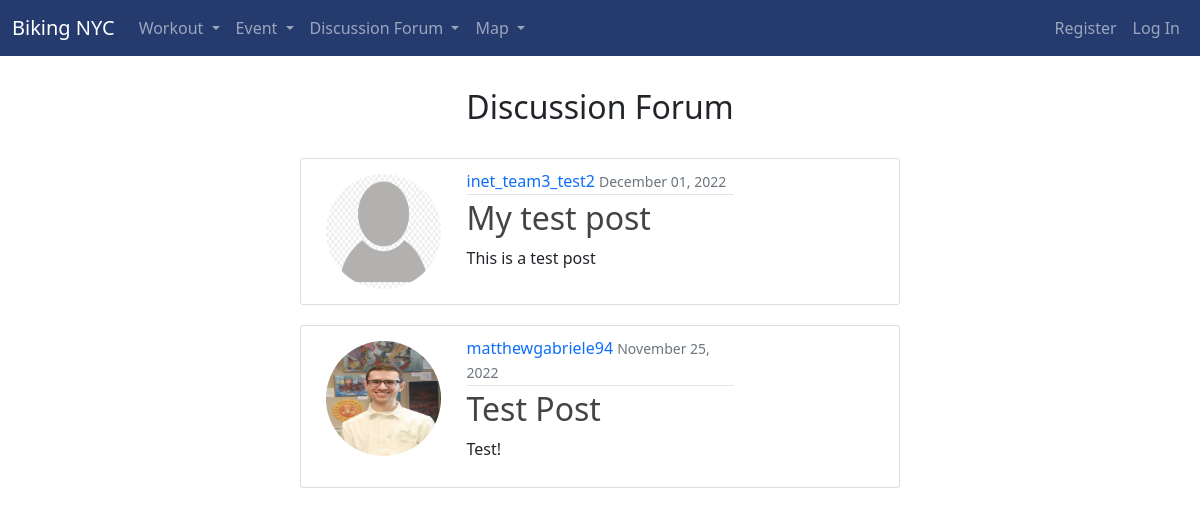
The app's page /post, older data.
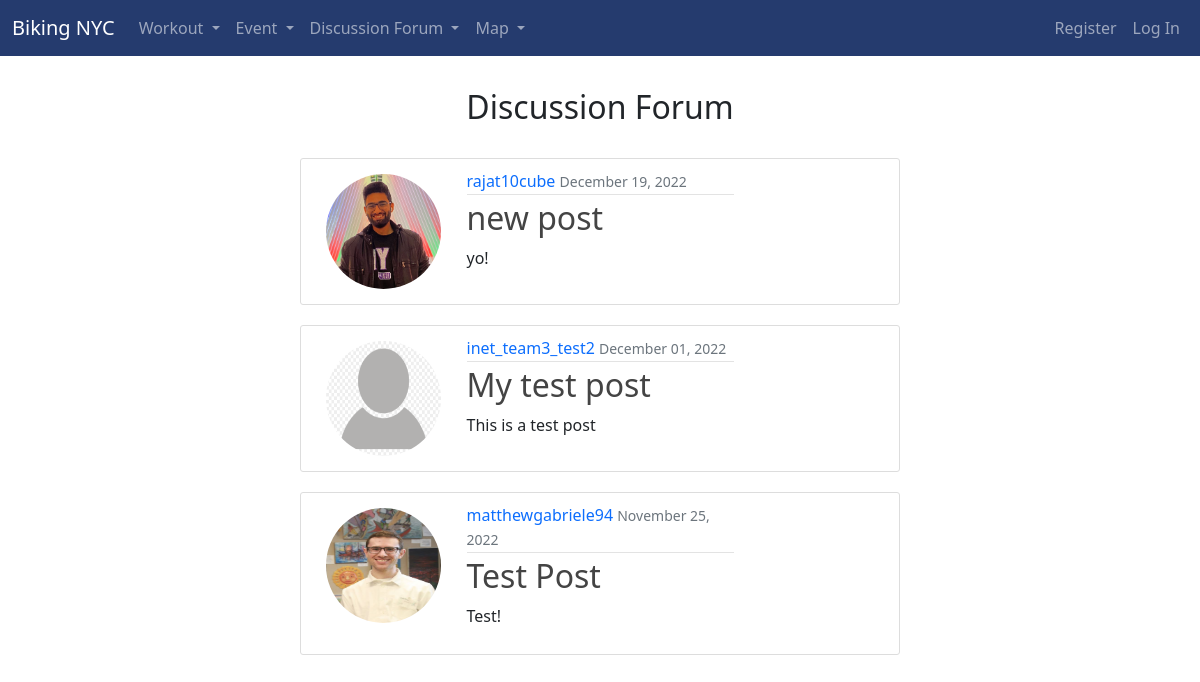
The same page, newer data.
### bikingapp/models.py (models this page shows, shortened)
class Post(models.Model):
    title = models.CharField(max_length=100)
    content = models.TextField()
    date_posted = models.DateTimeField(default=timezone.now)
    author = models.ForeignKey(settings.AUTH_USER_MODEL, on_delete=models.CASCADE)

class CustomUser(AbstractUser):
    def image_upload_to(self, instance=None):
        if instance:
            return os.path.join("Users", self.username, instance)
        return None
    STATUS = (
        ("regular", "regular"),
        ("subscriber", "subscriber"),
        ("moderator", "moderator"),
    )
    email = models.EmailField(unique=True)
    status = models.CharField(max_length=100, choices=STATUS, default="regular")
    description = models.TextField(
        "Description", max_length=600, default="", blank=True
    )
    image = models.ImageField(default="default/user.jpg", upload_to=image_upload_to)
    def __str__(self):
        return self.username

### bikingapp/views.py (the view)
# urls.py: path("post", PostListView.as_view(), name="forum"),
class PostListView(ListView):
    model = Post
    template_name = "discforum/forum.html"  # <app>/<model>_<viewtype>.html <- default template for class-based views, if template_name not specified # noqa: E501
    context_object_name = "posts"
    ordering = ["-date_posted"]

### bikingapp/templates/discforum/forum.html (shortened to what this page needs)
{% extends 'base.html' %}
{% block content %}
<div class="text-center" style="margin-top: 4vh;">
  <h2>Discussion Forum</h2>
</div>
<br>
{% for post in posts %}
<div class="col-6 content-section2">
  <div class="row">
    <div class="col-3">
      <article class="media">
        <img width="180px" height="170px" class="rounded-circle article-img" src="{{ post.author.image.url }}">
    </div>
    <div class="col-6">
      <div class="media-body">
        <div class="article-metadata">
          <a class="mr-2" href="{% url 'profile' post.author %}">{{ post.author }}</a>
          <small class="text-muted">{{ post.date_posted|date:"F d, Y" }}</small>
        </div>
        <h2><a class="article-title" href="{% url 'post-detail' post.id %}">{{ post.title }}</a></h2>
        <p class="article-content">{{ post.content }}</p>
      </div>
    </div>
  </div>
</div>
{% endfor %}
{% endblock content %}

### bikingapp/templates/base.html (shortened to what this page needs)
<!doctype html>
<html lang="en">
<head>
  {% load static %}
  <link rel="stylesheet" href="{% static '/css/base.css' %}" />
  <link href="https://cdn.jsdelivr.net/npm/bootstrap@5.2.3/dist/css/bootstrap.min.css" rel="stylesheet"
>
</head>
<body>
  <header>
    <nav class="navbar navbar-expand-lg navbar-dark" style="background-color: #253b6e;">
      <div class="container-fluid">
        <a class="navbar-brand" href="/">Biking NYC</a>
        <div class="collapse navbar-collapse" id="navbarSupportedContent">
          <ul class="navbar-nav me-auto mb-2 mb-lg-0">
            <li class="nav-item dropdown">
              <a class="nav-link dropdown-toggle" href="" role="button" data-bs-toggle="dropdown" aria-expanded="false">
                Workout
              </a>
            </li>
            <li class="nav-item dropdown">
              <a class="nav-link dropdown-toggle" href="" role="button" data-bs-toggle="dropdown" aria-expanded="false">
                Event
              </a>
            </li>
            <li class="nav-item dropdown">
              <a class="nav-link dropdown-toggle" href="/post" role="button" data-bs-toggle="dropdown"
                aria-expanded="false">
                Discussion Forum
              </a>
            </li>
            <li class="nav-item dropdown">
              <a class="nav-link dropdown-toggle" href="/map" role="button" data-bs-toggle="dropdown"
                aria-expanded="false">
                Map
              </a>
          </ul>
          <ul class="navbar-nav ms-auto mb-2 mb-lg-0">
            {% if user.is_authenticated %}
            {% comment %} Profile {% endcomment %}
            <li class="nav-item">
              <a class="nav-link" aria-current="page" href="{% url 'profile' user.username %}">Profile</a>
            </li>
            {% comment %} Log Out {% endcomment %}
            <li class="nav-item">
              <a class="nav-link" aria-current="page" href="/logout">Log Out</a>
            </li>
            {% else %}
            <li class="nav-item">
              <a class="nav-link" aria-current="page" href="/register">Register</a>
            </li>
            <li class="nav-item">
              <a class="nav-link" aria-current="page" href="/login">Log In</a>
            </li>
            {% endif %}
          </ul>
        </div>
      </div>
    </nav>
  </header>
  <div>
    {% block content %}
    {% endblock content%}
  </div>
</body>
</html>

### bikingapp/static/css/base.css (style rules this page uses)
.content-section2 { background: #ffffff; padding: 10px 20px; border: 1px solid #dddddd; border-radius: 3px; margin-bottom: 20px; margin-left: 25%; }
.article-title { color: #444444; text-decoration: none; }
.article-content { white-space: pre-line; }
.article-img { height: 125px; width: 125px; padding: 5px; }
.article-metadata { padding-bottom: 1px; margin-bottom: 4px; border-bottom: 1px solid #e3e3e3; text-decoration: none; }
.text-center { text-align: center; }

### bikingapp/templates/base.html (style rules this page uses)
a { text-decoration: none; }

Row changes from the older to the newer data that the page shows:
added Post: author.image (picture), author "rajat10cube", date_posted "December 19, 2022", title "new post", content "yo!"
